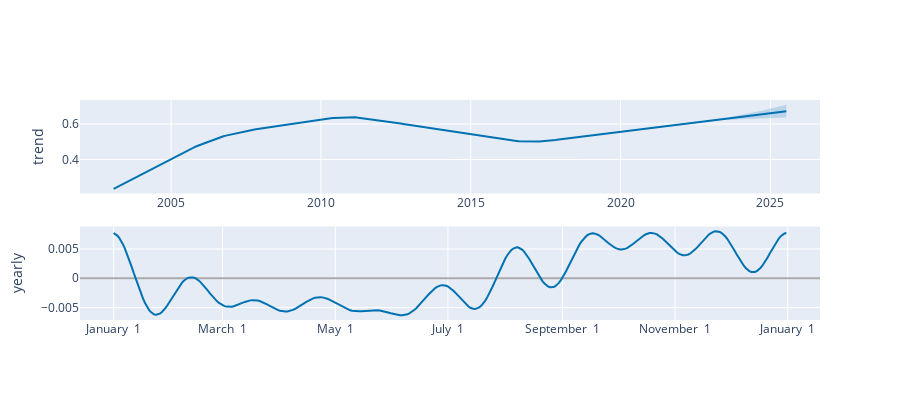

Notebook code for this chart:
### Code cell
plot_components_plotly(modeloProphet, pronosticos)

### Figure 1 — Plotly figure (JSON) as saved in the notebook; plotly's stock layout.template omitted (floating-point values rounded to 4 significant figures; data arrays with more than 128 entries replaced by an {"elided": "..."} marker saying what was removed)
{"data": [{"line": {"color": "#0072B2", "width": 2}, "mode": "lines", "name": "trend", "type": "scatter", "x": {"elided": "1431 str values"}, "xaxis": "x", "y": {"elided": "1431 float values"}, "yaxis": "y"}, {"line": {"color": "rgba(0, 114, 178, 0.2)", "width": 0}, "mode": "lines", "name": "trend_upper", "type": "scatter", "x": {"elided": "1431 str values"}, "xaxis": "x", "y": {"elided": "1431 float values"}, "yaxis": "y"}, {"fill": "tonexty", "fillcolor": "rgba(0, 114, 178, 0.2)", "line": {"color": "rgba(0, 114, 178, 0.2)", "width": 0}, "mode": "lines", "name": "trend_lower", "type": "scatter", "x": {"elided": "1431 str values"}, "xaxis": "x", "y": {"elided": "1431 float values"}, "yaxis": "y"}, {"line": {"color": "#0072B2", "width": 2}, "mode": "lines", "name": "yearly", "type": "scatter", "x": {"elided": "365 str values"}, "xaxis": "x2", "y": {"elided": "365 float values"}, "yaxis": "y2"}], "layout": {"height": 400, "showlegend": false, "width": 900, "xaxis": {"anchor": "y", "domain": [0, 1], "range": ["2001-12-17T00:00:00", "2026-08-28T00:00:00"], "type": "date"}, "xaxis2": {"anchor": "y2", "domain": [0, 1], "range": ["2016-12-13T18:54:02.958904115", "2018-01-18T11:04:57.863013581"], "tickformat": "%B %e", "type": "date"}, "yaxis": {"anchor": "x", "domain": [0.575, 1], "rangemode": "normal", "title": {"text": "trend"}, "zerolinecolor": "#AAA"}, "yaxis2": {"anchor": "x2", "domain": [0, 0.425], "title": {"text": "yearly"}, "zerolinecolor": "#AAA"}}}
